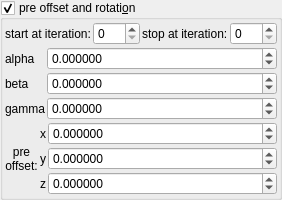
    <widget class="MyGroupBox" name="groupCheck_transf_function_enabledT_false">
     <property name="title">
      <string>pre offset and rotati&amp;on</string>
     </property>
     <property name="checkable">
      <bool>true</bool>
     </property>
     <layout class="QVBoxLayout" name="verticalLayout_9" stretch="0,0,0">
      <property name="spacing">
       <number>2</number>
      </property>
      <property name="leftMargin">
       <number>2</number>
      </property>
      <property name="topMargin">
       <number>2</number>
      </property>
      <property name="rightMargin">
       <number>2</number>
      </property>
      <property name="bottomMargin">
       <number>2</number>
      </property>
      <item>
       <layout class="QGridLayout" name="gridLayout_67">
        <property name="spacing">
         <number>2</number>
        </property>
        <item row="0" column="2">
         <widget class="QLabel" name="label_250">
          <property name="text">
           <string>stop at iteration:</string>
          </property>
         </widget>
        </item>
        <item row="0" column="1">
         <widget class="MySpinBox" name="spinboxInt_transf_start_iterations_T">
          <property name="sizePolicy">
           <sizepolicy hsizetype="Minimum" vsizetype="Maximum">
            <horstretch>0</horstretch>
            <verstretch>0</verstretch>
           </sizepolicy>
          </property>
          <property name="maximum">
           <number>999</number>
          </property>
         </widget>
        </item>
        <item row="0" column="3">
         <widget class="MySpinBox" name="spinboxInt_transf_stop_iterationsT_1">
          <property name="sizePolicy">
           <sizepolicy hsizetype="Minimum" vsizetype="Maximum">
            <horstretch>0</horstretch>
            <verstretch>0</verstretch>
           </sizepolicy>
          </property>
          <property name="maximum">
           <number>999</number>
          </property>
         </widget>
        </item>
        <item row="0" column="0">
         <widget class="QLabel" name="label_251">
          <property name="text">
           <string>start at iteration:</string>
          </property>
         </widget>
        </item>
       </layout>
      </item>
      <item>
       <layout class="QGridLayout" name="gridLayout_25" columnstretch="0,1">
        <property name="spacing">
         <number>2</number>
        </property>
        <item row="0" column="0">
         <widget class="QLabel" name="label_44">
          <property name="text">
           <string notr="true">alpha</string>
          </property>
         </widget>
        </item>
        <item row="1" column="0">
         <widget class="QLabel" name="label_56">
          <property name="text">
           <string notr="true">beta</string>
          </property>
         </widget>
        </item>
        <item row="2" column="0">
         <widget class="QLabel" name="label_57">
          <property name="text">
           <string notr="true">gamma</string>
          </property>
         </widget>
        </item>
        <item row="0" column="1">
         <widget class="MyDoubleSpinBox" name="spinboxd3_transf_rotation2_x">
          <property name="sizePolicy">
           <sizepolicy hsizetype="Minimum" vsizetype="Maximum">
            <horstretch>0</horstretch>
            <verstretch>0</verstretch>
           </sizepolicy>
          </property>
          <property name="prefix">
           <string/>
          </property>
          <property name="suffix">
           <string/>
          </property>
          <property name="decimals">
           <number>6</number>
          </property>
          <property name="minimum">
           <double>-36000.000000000000000</double>
          </property>
          <property name="maximum">
           <double>36000.000000000000000</double>
          </property>
          <property name="singleStep">
           <double>1.000000000000000</double>
          </property>
         </widget>
        </item>
        <item row="1" column="1">
         <widget class="MyDoubleSpinBox" name="spinboxd3_transf_rotation2_y">
          <property name="sizePolicy">
           <sizepolicy hsizetype="Minimum" vsizetype="Maximum">
            <horstretch>0</horstretch>
            <verstretch>0</verstretch>
           </sizepolicy>
          </property>
          <property name="prefix">
           <string/>
          </property>
          <property name="suffix">
           <string/>
          </property>
          <property name="decimals">
           <number>6</number>
          </property>
          <property name="minimum">
           <double>-36000.000000000000000</double>
          </property>
          <property name="maximum">
           <double>36000.000000000000000</double>
          </property>
          <property name="singleStep">
           <double>1.000000000000000</double>
          </property>
         </widget>
        </item>
        <item row="2" column="1">
         <widget class="MyDoubleSpinBox" name="spinboxd3_transf_rotation2_z">
          <property name="sizePolicy">
           <sizepolicy hsizetype="Minimum" vsizetype="Maximum">
            <horstretch>0</horstretch>
            <verstretch>0</verstretch>
           </sizepolicy>
          </property>
          <property name="prefix">
           <string/>
          </property>
          <property name="suffix">
           <string/>
          </property>
          <property name="decimals">
           <number>6</number>
          </property>
          <property name="minimum">
           <double>-36000.000000000000000</double>
          </property>
          <property name="maximum">
           <double>36000.000000000000000</double>
          </property>
          <property name="singleStep">
           <double>1.000000000000000</double>
          </property>
         </widget>
        </item>
       </layout>
      </item>
      <item>
       <layout class="QGridLayout" name="gridLayout_68" columnstretch="0,0,0,1">
        <property name="spacing">
         <number>2</number>
        </property>
        <item row="0" column="2">
         <widget class="QLabel" name="label_122">
          <property name="text">
           <string notr="true">x</string>
          </property>
         </widget>
        </item>
        <item row="0" column="3">
         <widget class="MyDoubleSpinBox" name="spinbox3_transf_offset_000_x">
          <property name="sizePolicy">
           <sizepolicy hsizetype="Minimum" vsizetype="Maximum">
            <horstretch>0</horstretch>
            <verstretch>0</verstretch>
           </sizepolicy>
          </property>
          <property name="prefix">
           <string/>
          </property>
          <property name="suffix">
           <string/>
          </property>
          <property name="decimals">
           <number>6</number>
          </property>
          <property name="minimum">
           <double>-99.989999999999995</double>
          </property>
          <property name="maximum">
           <double>99.989999999999995</double>
          </property>
          <property name="singleStep">
           <double>0.100000000000000</double>
          </property>
         </widget>
        </item>
        <item row="1" column="3">
         <widget class="MyDoubleSpinBox" name="spinbox3_transf_offset_000_y">
          <property name="sizePolicy">
           <sizepolicy hsizetype="Minimum" vsizetype="Maximum">
            <horstretch>0</horstretch>
            <verstretch>0</verstretch>
           </sizepolicy>
          </property>
          <property name="prefix">
           <string/>
          </property>
          <property name="suffix">
           <string/>
          </property>
          <property name="decimals">
           <number>6</number>
          </property>
          <property name="minimum">
           <double>-99.989999999999995</double>
          </property>
          <property name="maximum">
           <double>99.989999999999995</double>
          </property>
          <property name="singleStep">
           <double>0.100000000000000</double>
          </property>
         </widget>
        </item>
        <item row="1" column="2">
         <widget class="QLabel" name="label_123">
          <property name="text">
           <string notr="true">y</string>
          </property>
         </widget>
        </item>
        <item row="2" column="2">
         <widget class="QLabel" name="label_124">
          <property name="text">
           <string notr="true">z</string>
          </property>
         </widget>
        </item>
        <item row="2" column="3">
         <widget class="MyDoubleSpinBox" name="spinbox3_transf_offset_000_z">
          <property name="sizePolicy">
           <sizepolicy hsizetype="Minimum" vsizetype="Maximum">
            <horstretch>0</horstretch>
            <verstretch>0</verstretch>
           </sizepolicy>
          </property>
          <property name="prefix">
           <string/>
          </property>
          <property name="suffix">
           <string/>
          </property>
          <property name="decimals">
           <number>6</number>
          </property>
          <property name="minimum">
           <double>-99.989999999999995</double>
          </property>
          <property name="maximum">
           <double>99.989999999999995</double>
          </property>
          <property name="singleStep">
           <double>0.100000000000000</double>
          </property>
         </widget>
        </item>
        <item row="0" column="1" rowspan="3">
         <widget class="QLabel" name="label_39">
          <property name="text">
           <string notr="true">pre
offset:</string>
          </property>
          <property name="alignment">
           <set>Qt::AlignCenter</set>
          </property>
         </widget>
        </item>
       </layout>
      </item>
     </layout>
    </widget>
